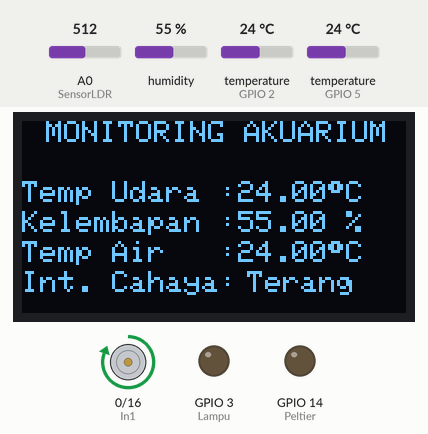
Recording of a sketch running on a simulated ESP8266 (NodeMCU). On the bench: 128×64 one-colour display, motor-driver pin pairs drawn as motors (green arrow = first pin HIGH = forward, orange = second pin HIGH = backward, longer = more drive), output pins drawn as LEDs (lit = HIGH). The test bench sets the inputs (shaded band); at power-on: A0 (SensorLDR) = 512, temperature (sensors on GPIO 2, GPIO 5) 24 °C, humidity 55 %. WiFi joins after 1.5 s; servers stay silent unless stated.

Above: at 3.2 s.
3.3 s: A0 (SensorLDR) set to 691
6.9 s: A0 (SensorLDR) set to 714
At 8.5 s:
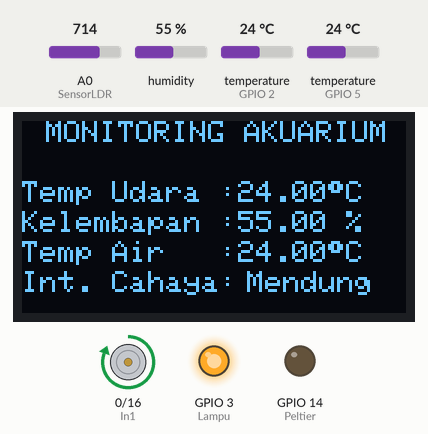
12.2 s: A0 (SensorLDR) set to 885
14.7 s: A0 (SensorLDR) set to 912
At 16.7 s:
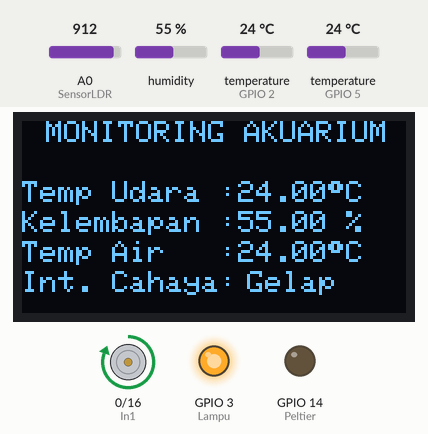
20.4 s: temperature (sensor on GPIO 2) set to 28 °C
At 23.0 s:
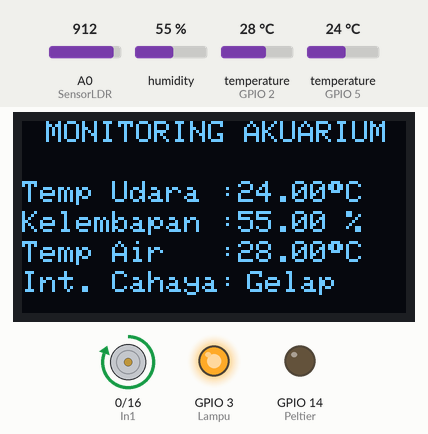
23.1 s: temperature (sensor on GPIO 2) set to 31 °C
At 25.3 s:
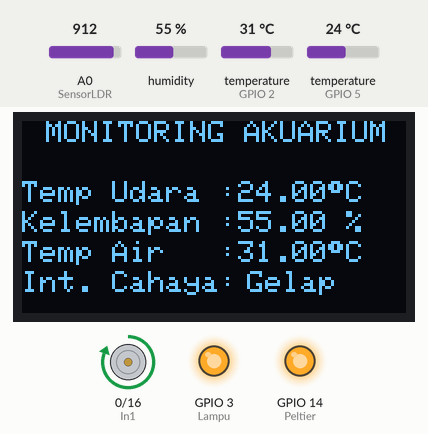
Timing chart, 0 to 26.8 s (numbered marks = the images above; inputs shaded):
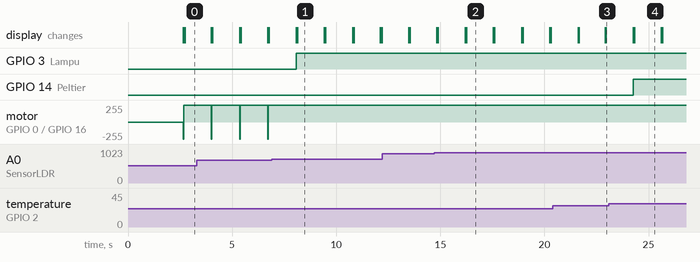

Measured:
- the behaviour switches between 699 and 700 on A0 (SensorLDR) (found by bisection; images 0 and 1)
- the behaviour switches between 899 and 900 on A0 (SensorLDR) (found by bisection; images 1 and 2)
- the behaviour switches between 29 and 30 °C on temperature (sensor on GPIO 2) (found by bisection; images 3 and 4)
- after the input at 6.9 s, GPIO 3 (Lampu): LOW → HIGH after 1.2 s; motor on GPIO 0 (In1) / GPIO 16 (In2): stops changing and stays forward 255/255; the display: first differs from a run without the input after 1.2 s (image 1)
- after the input at 14.7 s, the display: first differs from a run without the input after 1.6 s (image 2)
- after the input at 20.4 s, the display: first changes after 1.2 s (image 3 shows a later state)
- after the input at 23.1 s, GPIO 14 (Peltier): LOW → HIGH after 1.2 s; the display: first changes after 1.2 s (image 4 shows a later state)
- by itself, motor on GPIO 0 (In1) / GPIO 16 (In2): alternates forward 255/255 for 1.3 s and backward 255/255 for 0.03 s

The sketch:

Atap_Akuarium_Otomatis.ino
```cpp
#include <DHT.h>
#include <Adafruit_SSD1306.h>
#include <Wire.h>
#include <OneWire.h>
#include <DallasTemperature.h>
#define BLYNK_PRINT Serial
#include <ESP8266WiFi.h>
#include <BlynkSimpleEsp8266.h>


#define SensorLDR A0
#define DHTTYPE DHT11
#define ONE_WIRE_BUS 2
#define SCREEN_WIDTH 128    // OLED display width, in pixels
#define SCREEN_HEIGHT 64    // OLED display height, in pixels
#define OLED_RESET -1       // Reset pin # (or -1 if sharing Arduino reset pin)
#define In1 0
#define In2 16
#define Lampu 3     //inp3
#define Peltier 14  //inp4


char auth[] = "8B-jaUnq7KaqGY3_cKXE8GIFE7gqD62R";
char ssid[] = "SERENITY_plus";
char pass[] = "babykenya";

OneWire oneWire(ONE_WIRE_BUS);
DallasTemperature sensorSuhu(&oneWire);
DHT dht(5, DHTTYPE);

float suhuSekarang;
int cahaya;

Adafruit_SSD1306 display(SCREEN_WIDTH, SCREEN_HEIGHT, &Wire, OLED_RESET);


void setup() {
  Serial.begin(115200);
  dht.begin();
  sensorSuhu.begin();
  pinMode(In1,OUTPUT);
  pinMode(In2,OUTPUT);
  pinMode(Lampu, OUTPUT);
  pinMode(Peltier, OUTPUT);
  digitalWrite(Lampu, LOW);
  digitalWrite(Peltier, LOW);
  display.begin(SSD1306_SWITCHCAPVCC, 0x3C); //initialize with the I2C addr 0x3C (128x64)
  Blynk.begin(auth, ssid, pass);
}


float ambilSuhu()
{
   sensorSuhu.requestTemperatures();
   float suhu = sensorSuhu.getTempCByIndex(0);
   return suhu;
}

void maju(){
  digitalWrite(In1, HIGH);
  digitalWrite(In2, LOW);

}

void mundur(){
  digitalWrite(In1, LOW);
  digitalWrite(In2, HIGH);

}

void berhenti(){
  digitalWrite(In1, HIGH);
  digitalWrite(In2, HIGH);

}
void loop() {

  //intensitas();
  cahaya = analogRead(SensorLDR);
  float h = dht.readHumidity();
  float t = dht.readTemperature();
  suhuSekarang = ambilSuhu();
  Blynk.virtualWrite(V0, h);
  Blynk.virtualWrite(V1, t);
  Blynk.virtualWrite(V2, suhuSekarang);
  display.clearDisplay();
  display.setCursor(8,0);
  display.setTextSize(1);
  display.setTextColor(WHITE);
  display.print("MONITORING AKUARIUM");
  display.setCursor(0,20);
  display.setTextSize(1);
  display.setTextColor(WHITE);
  display.print("Temp Udara :");
  display.print(t);
  display.print((char)247);
  display.print("C");
  display.setCursor(0,30);
  display.setTextSize(1);
  display.print("Kelembapan :");
  display.print(h);
  display.print(" %");
  display.setCursor(0,40);
  display.setTextSize(1);
  display.setTextColor(WHITE);
  display.print("Temp Air   :");
  display.print(suhuSekarang);
  display.print((char)247);
  display.print("C");
  display.setCursor(0,50);
  display.setTextSize(1);
  display.setTextColor(WHITE);
  display.print("Int. Cahaya:");
  display.display();

  if(suhuSekarang <=24){
    Blynk.notify("Temperatur Air Sedang Dingin");
  }
  if(suhuSekarang >= 32){
    Blynk.notify("Temperatur Air Sedang Panas");
  }
  if (t >=32 && suhuSekarang >=30){
    digitalWrite(Peltier, HIGH);
    Blynk.notify("TEMPERATUR LINGKUNGAN DAN AIR SEDANG PANAS !");
    if(cahaya <=699){
      maju();
      digitalWrite(Lampu, LOW);
      display.setCursor(75,50);
      display.setTextSize(1);
      display.setTextColor(WHITE);
      display.print("Terang");
      display.display();
    }
    if (cahaya >=700 && cahaya <=899){
      maju();
      digitalWrite(Lampu, HIGH);
      display.setCursor(75,50);
      display.setTextSize(1);
      display.setTextColor(WHITE);
      display.print("Mendung");
      display.display();
    }
    if (cahaya >=900){
      maju();
      digitalWrite(Lampu, HIGH);
      display.setCursor(75,50);
      display.setTextSize(1);
      display.setTextColor(WHITE);
      display.print("Gelap");
      display.display();
    }
  }
  if (suhuSekarang >= 30){
     digitalWrite(Peltier, HIGH);
     if(cahaya <=699){
      mundur();
      digitalWrite(Lampu, LOW);
      display.setCursor(75,50);
      display.setTextSize(1);
      display.setTextColor(WHITE);
      display.print("Terang");
      display.display();
    }
    if (cahaya >=700 && cahaya <=899){
      maju();
      digitalWrite(Lampu, HIGH);
      display.setCursor(75,50);
      display.setTextSize(1);
      display.setTextColor(WHITE);
      display.print("Mendung");
      display.display();
    }
    if (cahaya >=900){
      maju();
      digitalWrite(Lampu, HIGH);
      display.setCursor(75,50);
      display.setTextSize(1);
      display.setTextColor(WHITE);
      display.print("Gelap");
      display.display();
    }
  }
  if (suhuSekarang <= 26){
    digitalWrite(Peltier, LOW);
     if(cahaya <=699){
      mundur();
      digitalWrite(Lampu, LOW);
      display.setCursor(75,50);
      display.setTextSize(1);
      display.setTextColor(WHITE);
      display.print("Terang");
      display.display();
    }
    if (cahaya >=700 && cahaya <=899){
      maju();
      digitalWrite(Lampu, HIGH);
      display.setCursor(75,50);
      display.setTextSize(1);
      display.setTextColor(WHITE);
      display.print("Mendung");
      display.display();
    }
    if (cahaya >=900){
      maju();
      digitalWrite(Lampu, HIGH);
      display.setCursor(75,50);
      display.setTextSize(1);
      display.setTextColor(WHITE);
      display.print("Gelap");
      display.display();
    }
  }
  if (t <=28 && suhuSekarang <=26){
    Blynk.notify("TEMPERATUR LINGKUNGAN DAN AIR SEDANG DINGIN !");
    digitalWrite(Peltier, LOW);
     if(cahaya <=699){
      maju();
      digitalWrite(Lampu, LOW);
      display.setCursor(75,50);
      display.setTextSize(1);
      display.setTextColor(WHITE);
      display.print("Terang");
      display.display();
    }
     if (cahaya >=700 && cahaya <=899){
      maju();
      digitalWrite(Lampu, HIGH);
      display.setCursor(75,50);
      display.setTextSize(1);
      display.setTextColor(WHITE);
      display.print("Mendung");
      display.display();
    }
    if (cahaya >=900){
      maju();
      digitalWrite(Lampu, HIGH);
      display.setCursor(75,50);
      display.setTextSize(1);
      display.setTextColor(WHITE);
      display.print("Gelap");
      display.display();
    }
  }
  else{
    if(cahaya <=699){
      mundur();
      digitalWrite(Lampu, LOW);
      display.setCursor(75,50);
      display.setTextSize(1);
      display.setTextColor(WHITE);
      display.print("Terang");
      display.display();
    }
     if (cahaya >=700 && cahaya <=899){
      maju();
      digitalWrite(Lampu, HIGH);
      display.setCursor(75,50);
      display.setTextSize(1);
      display.setTextColor(WHITE);
      display.print("Mendung");
      display.display();
    }
    if (cahaya >=900){
      maju();
      digitalWrite(Lampu, HIGH);
      display.setCursor(75,50);
      display.setTextSize(1);
      display.setTextColor(WHITE);
      display.print("Gelap");
      display.display();
    }

  }
  delay(500);
}
```
